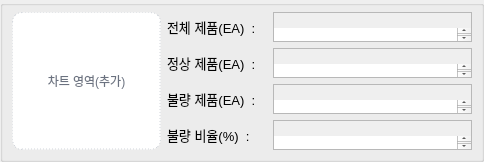
                     <widget class="QGroupBox" name="groupBox">
                      <property name="sizePolicy">
                       <sizepolicy hsizetype="Expanding" vsizetype="Expanding">
                        <horstretch>0</horstretch>
                        <verstretch>0</verstretch>
                       </sizepolicy>
                      </property>
                      <property name="minimumSize">
                       <size>
                        <width>300</width>
                        <height>100</height>
                       </size>
                      </property>
                      <property name="maximumSize">
                       <size>
                        <width>16777215</width>
                        <height>200</height>
                       </size>
                      </property>
                      <property name="styleSheet">
                       <string notr="true">margin : 0px;
padding : 0px</string>
                      </property>
                      <property name="title">
                       <string/>
                      </property>
                      <layout class="QGridLayout" name="gridLayout_20">
                       <item row="1" column="1">
                        <widget class="QLabel" name="label_22">
                         <property name="sizePolicy">
                          <sizepolicy hsizetype="Expanding" vsizetype="Expanding">
                           <horstretch>3</horstretch>
                           <verstretch>0</verstretch>
                          </sizepolicy>
                         </property>
                         <property name="minimumSize">
                          <size>
                           <width>80</width>
                           <height>20</height>
                          </size>
                         </property>
                         <property name="maximumSize">
                          <size>
                           <width>100</width>
                           <height>30</height>
                          </size>
                         </property>
                         <property name="font">
                          <font>
                           <family>Segoe UI</family>
                           <pointsize>10</pointsize>
                           <weight>50</weight>
                           <bold>false</bold>
                          </font>
                         </property>
                         <property name="styleSheet">
                          <string notr="true"/>
                         </property>
                         <property name="text">
                          <string>정상 제품(EA)  : </string>
                         </property>
                        </widget>
                       </item>
                       <item row="0" column="1">
                        <widget class="QLabel" name="label_20">
                         <property name="sizePolicy">
                          <sizepolicy hsizetype="Expanding" vsizetype="Expanding">
                           <horstretch>3</horstretch>
                           <verstretch>0</verstretch>
                          </sizepolicy>
                         </property>
                         <property name="minimumSize">
                          <size>
                           <width>80</width>
                           <height>20</height>
                          </size>
                         </property>
                         <property name="maximumSize">
                          <size>
                           <width>100</width>
                           <height>30</height>
                          </size>
                         </property>
                         <property name="font">
                          <font>
                           <family>Segoe UI</family>
                           <pointsize>10</pointsize>
                           <weight>50</weight>
                           <bold>false</bold>
                          </font>
                         </property>
                         <property name="styleSheet">
                          <string notr="true"/>
                         </property>
                         <property name="text">
                          <string>전체 제품(EA)  :</string>
                         </property>
                        </widget>
                       </item>
                       <item row="2" column="1">
                        <widget class="QLabel" name="label_24">
                         <property name="sizePolicy">
                          <sizepolicy hsizetype="Expanding" vsizetype="Expanding">
                           <horstretch>3</horstretch>
                           <verstretch>0</verstretch>
                          </sizepolicy>
                         </property>
                         <property name="minimumSize">
                          <size>
                           <width>80</width>
                           <height>20</height>
                          </size>
                         </property>
                         <property name="maximumSize">
                          <size>
                           <width>100</width>
                           <height>30</height>
                          </size>
                         </property>
                         <property name="font">
                          <font>
                           <family>Segoe UI</family>
                           <pointsize>10</pointsize>
                           <weight>50</weight>
                           <bold>false</bold>
                          </font>
                         </property>
                         <property name="styleSheet">
                          <string notr="true"/>
                         </property>
                         <property name="text">
                          <string>불량 제품(EA)  : </string>
                         </property>
                        </widget>
                       </item>
                       <item row="3" column="1">
                        <widget class="QLabel" name="label_41">
                         <property name="sizePolicy">
                          <sizepolicy hsizetype="Expanding" vsizetype="Expanding">
                           <horstretch>3</horstretch>
                           <verstretch>0</verstretch>
                          </sizepolicy>
                         </property>
                         <property name="minimumSize">
                          <size>
                           <width>80</width>
                           <height>20</height>
                          </size>
                         </property>
                         <property name="maximumSize">
                          <size>
                           <width>100</width>
                           <height>30</height>
                          </size>
                         </property>
                         <property name="font">
                          <font>
                           <family>Segoe UI</family>
                           <pointsize>10</pointsize>
                           <weight>50</weight>
                           <bold>false</bold>
                          </font>
                         </property>
                         <property name="styleSheet">
                          <string notr="true"/>
                         </property>
                         <property name="text">
                          <string>불량 비율(%)  : </string>
                         </property>
                        </widget>
                       </item>
                       <item row="1" column="2">
                        <widget class="QTextBrowser" name="textBrowser_15">
                         <property name="sizePolicy">
                          <sizepolicy hsizetype="Expanding" vsizetype="Expanding">
                           <horstretch>4</horstretch>
                           <verstretch>0</verstretch>
                          </sizepolicy>
                         </property>
                         <property name="minimumSize">
                          <size>
                           <width>100</width>
                           <height>20</height>
                          </size>
                         </property>
                         <property name="maximumSize">
                          <size>
                           <width>16777215</width>
                           <height>30</height>
                          </size>
                         </property>
                         <property name="font">
                          <font>
                           <family>Segoe UI</family>
                           <pointsize>10</pointsize>
                           <weight>75</weight>
                           <bold>true</bold>
                          </font>
                         </property>
                         <property name="styleSheet">
                          <string notr="true">color : #4472C4;
padding-top : 15px</string>
                         </property>
                        </widget>
                       </item>
                       <item row="3" column="2">
                        <widget class="QTextBrowser" name="textBrowser_34">
                         <property name="sizePolicy">
                          <sizepolicy hsizetype="Expanding" vsizetype="Expanding">
                           <horstretch>4</horstretch>
                           <verstretch>0</verstretch>
                          </sizepolicy>
                         </property>
                         <property name="minimumSize">
                          <size>
                           <width>100</width>
                           <height>20</height>
                          </size>
                         </property>
                         <property name="maximumSize">
                          <size>
                           <width>16777215</width>
                           <height>30</height>
                          </size>
                         </property>
                         <property name="font">
                          <font>
                           <family>Segoe UI</family>
                           <pointsize>10</pointsize>
                           <weight>75</weight>
                           <bold>true</bold>
                          </font>
                         </property>
                         <property name="styleSheet">
                          <string notr="true">color : red;
padding-top : 15px</string>
                         </property>
                        </widget>
                       </item>
                       <item row="0" column="2">
                        <widget class="QTextBrowser" name="textBrowser_13">
                         <property name="sizePolicy">
                          <sizepolicy hsizetype="Expanding" vsizetype="Expanding">
                           <horstretch>4</horstretch>
                           <verstretch>0</verstretch>
                          </sizepolicy>
                         </property>
                         <property name="minimumSize">
                          <size>
                           <width>100</width>
                           <height>20</height>
                          </size>
                         </property>
                         <property name="maximumSize">
                          <size>
                           <width>16777215</width>
                           <height>30</height>
                          </size>
                         </property>
                         <property name="font">
                          <font>
                           <family>Segoe UI</family>
                           <pointsize>10</pointsize>
                           <weight>75</weight>
                           <bold>true</bold>
                          </font>
                         </property>
                         <property name="styleSheet">
                          <string notr="true">color : gray;
padding-top : 15px</string>
                         </property>
                         <property name="html">
                          <string>&lt;!DOCTYPE HTML PUBLIC &quot;-//W3C//DTD HTML 4.0//EN&quot; &quot;http://www.w3.org/TR/REC-html40/strict.dtd&quot;&gt;
&lt;html&gt;&lt;head&gt;&lt;meta name=&quot;qrichtext&quot; content=&quot;1&quot; /&gt;&lt;style type=&quot;text/css&quot;&gt;
p, li { white-space: pre-wrap; }
&lt;/style&gt;&lt;/head&gt;&lt;body style=&quot; font-family:'Segoe UI','Malgun Gothic'; font-size:10pt; font-weight:600; font-style:normal;&quot;&gt;
&lt;p style=&quot;-qt-paragraph-type:empty; margin-top:20px; margin-bottom:0px; margin-left:0px; margin-right:0px; -qt-block-indent:0; text-indent:0px; font-size:19pt;&quot;&gt;&lt;br /&gt;&lt;/p&gt;&lt;/body&gt;&lt;/html&gt;</string>
                         </property>
                        </widget>
                       </item>
                       <item row="2" column="2">
                        <widget class="QTextBrowser" name="textBrowser_17">
                         <property name="sizePolicy">
                          <sizepolicy hsizetype="Expanding" vsizetype="Expanding">
                           <horstretch>4</horstretch>
                           <verstretch>0</verstretch>
                          </sizepolicy>
                         </property>
                         <property name="minimumSize">
                          <size>
                           <width>100</width>
                           <height>20</height>
                          </size>
                         </property>
                         <property name="maximumSize">
                          <size>
                           <width>16777215</width>
                           <height>30</height>
                          </size>
                         </property>
                         <property name="font">
                          <font>
                           <family>Segoe UI</family>
                           <pointsize>10</pointsize>
                           <weight>75</weight>
                           <bold>true</bold>
                          </font>
                         </property>
                         <property name="styleSheet">
                          <string notr="true">color : red;
padding-top : 15px</string>
                         </property>
                        </widget>
                       </item>
                       <item row="0" column="0" rowspan="4">
                        <widget class="QLabel" name="label_judge_chart_placeholde">
                         <property name="sizePolicy">
                          <sizepolicy hsizetype="Expanding" vsizetype="Expanding">
                           <horstretch>3</horstretch>
                           <verstretch>0</verstretch>
                          </sizepolicy>
                         </property>
                         <property name="minimumSize">
                          <size>
                           <width>100</width>
                           <height>80</height>
                          </size>
                         </property>
                         <property name="maximumSize">
                          <size>
                           <width>16777215</width>
                           <height>16777215</height>
                          </size>
                         </property>
                         <property name="styleSheet">
                          <string notr="true">background:#ffffff; border:1px dashed #d1d5db; border-radius:10px; color:#6b7280;</string>
                         </property>
                         <property name="text">
                          <string>차트 영역(추가)</string>
                         </property>
                         <property name="alignment">
                          <set>Qt::AlignCenter</set>
                         </property>
                        </widget>
                       </item>
                      </layout>
                     </widget>
